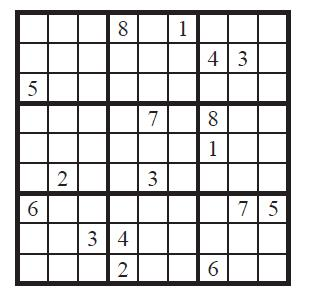
#> input picture test/image_recognition/simple_test.jpeg, 316 x 294 px
$ python test_bench.py
#> lines starting #> are read from the running program, lines starting #| are printed output that depends on the picture; after the words box and inside, x2 and y2 are one past the last pixel; in counts of white or black regions, pixels touching at a corner belong together
### src/image_recognition/board_reader.py
import cv2
import numpy
import imutils


class BoardReader:
    bilateral_filter_settings = {
        "filter_size": 13,
        "sigma_color": 20,
        "sigma_space": 20,
    }

    number_block_image_size = (300, 300)

    def __init__(self, image_file_location: str) -> None:
        self.image_file_location = image_file_location

    def extract_blocks_from_image(self):
        self.image = cv2.imread(self.image_file_location)
#> self.image is the input picture: shape (294, 316, 3); mean B, G, R 214, 213.8, 214.2
        edges, kernel = self.prepare_image()
        self.contours = self.identify_contours(edges, kernel)
        self.board, self.location = self.adjust_for_perspective()
        self.number_blocks = self.identify_number_blocks()
        return self.number_blocks

    def prepare_image(self):
        gray = cv2.cvtColor(self.image, cv2.COLOR_BGR2GRAY)
        bilateral_filter = cv2.bilateralFilter(
            gray,
            self.bilateral_filter_settings["filter_size"],
            self.bilateral_filter_settings["sigma_color"],
            self.bilateral_filter_settings["sigma_space"],
        )
        edges = cv2.Canny(bilateral_filter, 30, 180)
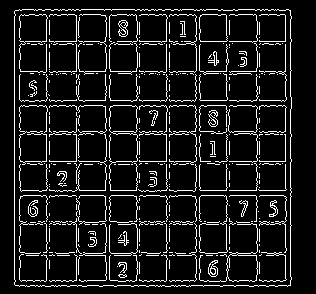
#> edges: shape (294, 316); 10.2% white in thin lines or dots, all inside (x1, y1, x2, y2) = (14, 9, 292, 287)
#> in extract_blocks_from_image, `edges, kernel = self.prepare_image()`: kernel = [[1, 1, 1], [1, 1, 1], [1, 1, 1]]
        kernel = numpy.ones((3, 3), numpy.uint8)
        return edges, kernel

    def identify_contours(self, edges, kernel):
        edges = cv2.dilate(edges, kernel, iterations=1)
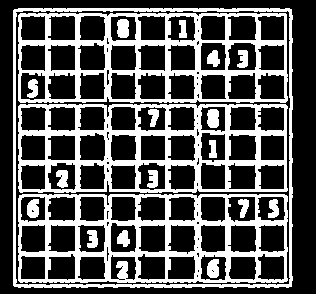
#> edges: shape (294, 316); 33.2% white; 20 white regions
        keypoints = cv2.findContours(
            edges.copy(), cv2.RETR_TREE, cv2.CHAIN_APPROX_SIMPLE
        )
#> keypoints = 141 contours, 37 with area under 20; largest, box (x1, y1, x2, y2) and area: (13, 8, 293, 288) 77452, (15, 10, 291, 286) 74949, (18, 13, 288, 103) 23593, (18, 194, 288, 283) 23406, (18, 104, 288, 193) 23244
#> in extract_blocks_from_image, `self.contours = self.identify_contours(edges, kernel)`: self.contours has the same summary as keypoints in identify_contours
#> in adjust_for_perspective, `sorted_contours = sort_contours(self.contours)`: sorted_contours = 15 contours; largest, box (x1, y1, x2, y2) and area: (13, 8, 293, 288) 77452, (15, 10, 291, 286) 74949, (18, 13, 288, 103) 23593, (18, 194, 288, 283) 23406, (18, 104, 288, 193) 23244
        return imutils.grab_contours(keypoints)

    def adjust_for_perspective(self):
        def identify_rectangular_contours(contours):
            for contour in contours:
                approx = cv2.approxPolyDP(contour, 15, True)
                if len(approx) == 4:
                    return approx
#> this loop made 1 pass
#> approx on pass 1: [[13, 10], [14, 286], [291, 286], [291, 9]]
#> in adjust_for_perspective, `location = identify_rectangular_contours(sorted_contours)`: location = [[13, 10], [14, 286], [291, 286], [291, 9]]

        def sort_contours(contours):
            return sorted(contours, key=cv2.contourArea, reverse=True)[:15]

        def apply_perspective_adjustment(location, height=900, width=900):
#> called with location = array of shape (4, 1, 2), height = 900, width = 900
            source = numpy.float32([location[0], location[3], location[1], location[2]])
#> source = [[13, 10], [291, 9], [14, 286], [291, 286]]
            destination = numpy.float32(
                [[0, 0], [width, 0], [0, height], [width, height]]
            )
            matrix = cv2.getPerspectiveTransform(source, destination)
#> matrix = [[3.25, -0.0118, -42.12], [0.0117, 3.25, -32.64], [1.3e-05, -1.31e-05, 1]]
            result = cv2.warpPerspective(self.image, matrix, (width, height))
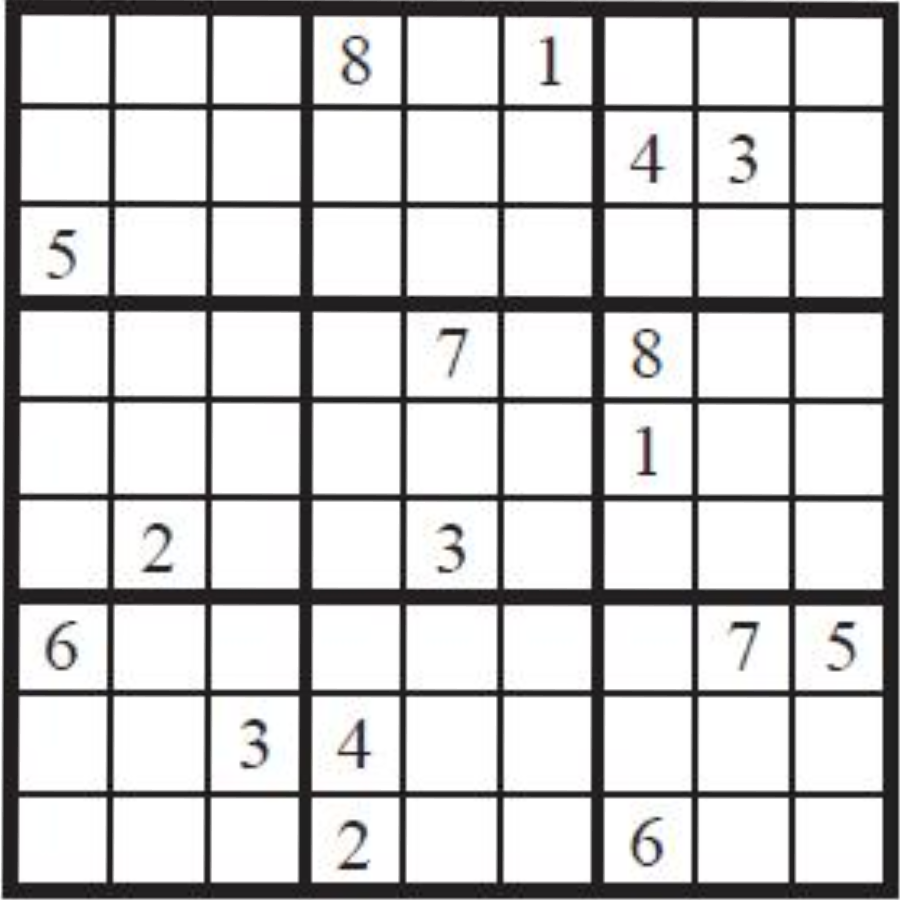
#> result: shape (900, 900, 3); mean B, G, R 205.5, 205.3, 205.8
#> in extract_blocks_from_image, `self.board, self.location = self.adjust_for_perspective()`: self.location = [[13, 10], [14, 286], [291, 286], [291, 9]]
            return result

        try:
            sorted_contours = sort_contours(self.contours)
            location = identify_rectangular_contours(sorted_contours)
            result = apply_perspective_adjustment(location)
            return result, location
        except:
            raise Exception("board not found")

    def identify_number_blocks(self):
        rows = numpy.vsplit(self.board, 9)
#> rows = 9 items
        blocks = []
        for row in rows:
            boxes = numpy.hsplit(row, 9)
            for box in boxes:
                block = cv2.resize(box, self.number_block_image_size) / 255.0
                blocks.append(block)
#> this loop made 9 passes
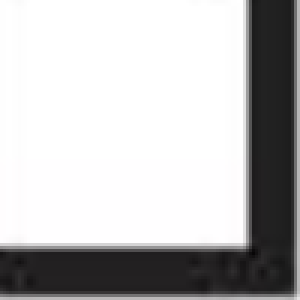
#> box: shape (100, 100, 3) (shown 3 times larger); mean of channels 0, 1, 2 189.1, 188.6, 189.3; drawn as B, G, R
#> after the loop, blocks = 81 items
        return blocks

### test_bench.py
import cv2
import time

from src.image_recognition.board_reader import BoardReader


def show_blocks(board_reader):
    block_number = 1
    for block in board_reader.number_blocks:
        cv2.imshow(f"block #{block_number}", block)
        cv2.waitKey(100)
        block_number += 1

def show_board(board_reader):
    cv2.imshow("board", board_reader.board)
    cv2.waitKey(400)

def show_original_image(board_reader):
    cv2.imshow("image", board_reader.image)
    cv2.waitKey(400)

def show_image_contours(board_reader):
    newimg = cv2.drawContours(board_reader.image.copy(), board_reader.contours, -1, (0, 255, 0), 3)
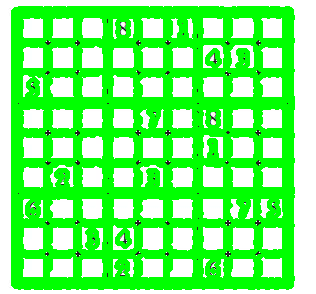
#> newimg: shape (294, 316, 3); mean B, G, R 112.4, 253.1, 112.4
    cv2.imshow("Contour", newimg)
    cv2.waitKey(400)

test_file = "test/image_recognition/simple_test.jpeg"

board_reader = BoardReader(test_file)
board_reader.extract_blocks_from_image()

show_original_image(board_reader)
time.sleep(2)
show_image_contours(board_reader)
time.sleep(2)
show_board(board_reader)
time.sleep(2)
show_blocks(board_reader)
#> the loop in show_blocks, `for block in board_reader.number_blocks:` made 81 passes
#> pass 1, in show_blocks, `cv2.imshow(f"block #{block_number}", block)`:
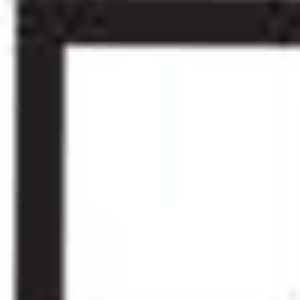
#> window 'block #1': shape (300, 300, 3) float64; mean B, G, R 0.753, 0.751, 0.755
#> pass 2, in show_blocks, `cv2.imshow(f"block #{block_number}", block)`:
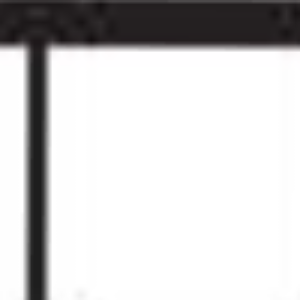
#> window 'block #2': shape (300, 300, 3) float64; mean B, G, R 0.815, 0.814, 0.818
#> after the loop in show_blocks, `for block in board_reader.number_blocks:`: block_number = 82
